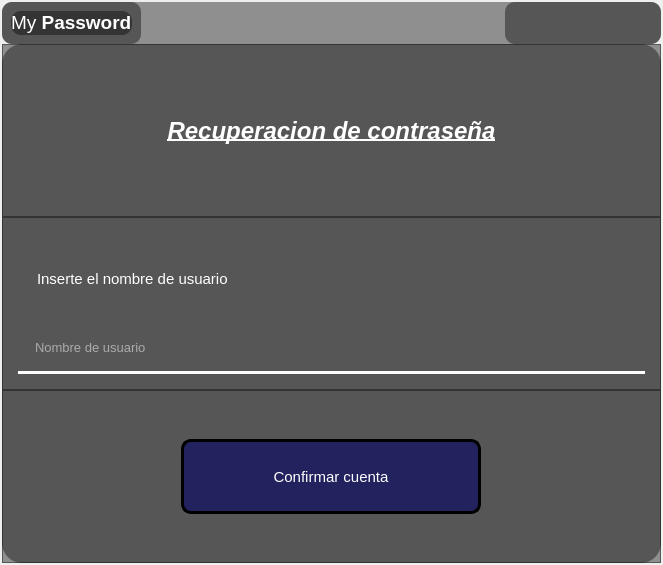
<?xml version="1.0" encoding="UTF-8"?>
<ui version="4.0">
 <class>MainWindow</class>
 <widget class="QMainWindow" name="MainWindow">
  <property name="geometry">
   <rect>
    <x>0</x>
    <y>0</y>
    <width>663</width>
    <height>565</height>
   </rect>
  </property>
  <property name="windowTitle">
   <string>MainWindow</string>
  </property>
  <property name="autoFillBackground">
   <bool>true</bool>
  </property>
  <property name="styleSheet">
   <string notr="true"/>
  </property>
  <widget class="QWidget" name="centralwidget">
   <property name="styleSheet">
    <string notr="true">QFrame{
	background: transparent;
}</string>
   </property>
   <layout class="QHBoxLayout" name="horizontalLayout">
    <property name="spacing">
     <number>0</number>
    </property>
    <property name="leftMargin">
     <number>0</number>
    </property>
    <property name="topMargin">
     <number>0</number>
    </property>
    <property name="rightMargin">
     <number>0</number>
    </property>
    <property name="bottomMargin">
     <number>0</number>
    </property>
    <item>
     <widget class="QFrame" name="frame">
      <property name="styleSheet">
       <string notr="true">*{
	
	background-image: url(:/pantalla/pantalla/purple_lemaire_channel-scenery_HD_Wallpaper_medium.jpg);
}

QLineEdit{
	background-image: none;
}

QStackedWidget{
	border-radius: 20px;
}
</string>
      </property>
      <property name="frameShape">
       <enum>QFrame::StyledPanel</enum>
      </property>
      <property name="frameShadow">
       <enum>QFrame::Raised</enum>
      </property>
      <layout class="QVBoxLayout" name="verticalLayout_3">
       <property name="spacing">
        <number>0</number>
       </property>
       <property name="leftMargin">
        <number>0</number>
       </property>
       <property name="topMargin">
        <number>0</number>
       </property>
       <property name="rightMargin">
        <number>0</number>
       </property>
       <property name="bottomMargin">
        <number>0</number>
       </property>
       <item>
        <widget class="QFrame" name="frame_4">
         <property name="styleSheet">
          <string notr="true">*{
	background: transparent;
}</string>
         </property>
         <property name="frameShape">
          <enum>QFrame::StyledPanel</enum>
         </property>
         <property name="frameShadow">
          <enum>QFrame::Raised</enum>
         </property>
         <layout class="QVBoxLayout" name="verticalLayout_4" stretch="0,0">
          <property name="spacing">
           <number>0</number>
          </property>
          <property name="leftMargin">
           <number>0</number>
          </property>
          <property name="topMargin">
           <number>0</number>
          </property>
          <property name="rightMargin">
           <number>0</number>
          </property>
          <property name="bottomMargin">
           <number>0</number>
          </property>
          <item>
           <widget class="QFrame" name="frame_12">
            <property name="styleSheet">
             <string notr="true">*{
	background: rgba(0, 0, 0, 0.4);
	border-radius: 10px;
}</string>
            </property>
            <property name="frameShape">
             <enum>QFrame::StyledPanel</enum>
            </property>
            <property name="frameShadow">
             <enum>QFrame::Raised</enum>
            </property>
            <layout class="QHBoxLayout" name="horizontalLayout_3">
             <property name="spacing">
              <number>0</number>
             </property>
             <property name="leftMargin">
              <number>0</number>
             </property>
             <property name="topMargin">
              <number>0</number>
             </property>
             <property name="rightMargin">
              <number>0</number>
             </property>
             <property name="bottomMargin">
              <number>0</number>
             </property>
             <item alignment="Qt::AlignLeft">
              <widget class="QFrame" name="frame_14">
               <property name="styleSheet">
                <string notr="true">QLabel{
	color: rgb(255, 255, 255);
}</string>
               </property>
               <property name="frameShape">
                <enum>QFrame::StyledPanel</enum>
               </property>
               <property name="frameShadow">
                <enum>QFrame::Raised</enum>
               </property>
               <layout class="QHBoxLayout" name="horizontalLayout_5">
                <item>
                 <widget class="QLabel" name="label_7">
                  <property name="font">
                   <font>
                    <family>Segoe UI</family>
                    <pointsize>14</pointsize>
                   </font>
                  </property>
                  <property name="text">
                   <string>&lt;html&gt;&lt;head/&gt;&lt;body&gt;&lt;p&gt;My &lt;span style=&quot; font-weight:600;&quot;&gt;Password&lt;/span&gt;&lt;/p&gt;&lt;/body&gt;&lt;/html&gt;</string>
                  </property>
                 </widget>
                </item>
               </layout>
              </widget>
             </item>
             <item alignment="Qt::AlignRight">
              <widget class="QFrame" name="frame_13">
               <property name="styleSheet">
                <string notr="true">QPushButton{
	border: none;
	padding: 5px;
	background-color: none;
}

QPushButton::hover{
	background-color: rgb(50, 50, 50);
}</string>
               </property>
               <property name="frameShape">
                <enum>QFrame::StyledPanel</enum>
               </property>
               <property name="frameShadow">
                <enum>QFrame::Raised</enum>
               </property>
               <layout class="QHBoxLayout" name="horizontalLayout_4">
                <item>
                 <widget class="QPushButton" name="minimizar">
                  <property name="text">
                   <string/>
                  </property>
                  <property name="icon">
                   <iconset resource="iconos.qrc">
                    <normaloff>:/blanco/iconos_blancos/minus-circle.svg</normaloff>:/blanco/iconos_blancos/minus-circle.svg</iconset>
                  </property>
                 </widget>
                </item>
                <item>
                 <widget class="QPushButton" name="maximizar">
                  <property name="text">
                   <string/>
                  </property>
                  <property name="icon">
                   <iconset resource="iconos.qrc">
                    <normaloff>:/blanco/iconos_blancos/maximize-2.svg</normaloff>:/blanco/iconos_blancos/maximize-2.svg</iconset>
                  </property>
                 </widget>
                </item>
                <item>
                 <widget class="QPushButton" name="cerrar">
                  <property name="text">
                   <string/>
                  </property>
                  <property name="icon">
                   <iconset resource="iconos.qrc">
                    <normaloff>:/blanco/iconos_blancos/x-circle.svg</normaloff>:/blanco/iconos_blancos/x-circle.svg</iconset>
                  </property>
                 </widget>
                </item>
               </layout>
              </widget>
             </item>
            </layout>
           </widget>
          </item>
          <item>
           <widget class="QStackedWidget" name="paginas">
            <property name="styleSheet">
             <string notr="true">QFrame{
	background: rgba(0, 0, 0, 0.4);
}</string>
            </property>
            <property name="currentIndex">
             <number>0</number>
            </property>
            <widget class="QWidget" name="pagina1">
             <property name="styleSheet">
              <string notr="true">*{
		padding: 15px;

}</string>
             </property>
             <layout class="QVBoxLayout" name="verticalLayout">
              <property name="spacing">
               <number>0</number>
              </property>
              <property name="leftMargin">
               <number>0</number>
              </property>
              <property name="topMargin">
               <number>0</number>
              </property>
              <property name="rightMargin">
               <number>0</number>
              </property>
              <property name="bottomMargin">
               <number>0</number>
              </property>
              <item>
               <widget class="QFrame" name="frame_2">
                <property name="styleSheet">
                 <string notr="true">QLabel{
	color: rgb(255, 255, 255);
	background-color: none;

}</string>
                </property>
                <property name="frameShape">
                 <enum>QFrame::StyledPanel</enum>
                </property>
                <property name="frameShadow">
                 <enum>QFrame::Raised</enum>
                </property>
                <layout class="QVBoxLayout" name="verticalLayout_5">
                 <item>
                  <widget class="QLabel" name="label">
                   <property name="font">
                    <font>
                     <pointsize>18</pointsize>
                     <weight>75</weight>
                     <italic>true</italic>
                     <bold>true</bold>
                     <underline>true</underline>
                    </font>
                   </property>
                   <property name="text">
                    <string>Recuperacion de contraseña</string>
                   </property>
                   <property name="alignment">
                    <set>Qt::AlignCenter</set>
                   </property>
                  </widget>
                 </item>
                </layout>
               </widget>
              </item>
              <item>
               <widget class="QFrame" name="frame_3">
                <property name="sizePolicy">
                 <sizepolicy hsizetype="Expanding" vsizetype="Preferred">
                  <horstretch>0</horstretch>
                  <verstretch>0</verstretch>
                 </sizepolicy>
                </property>
                <property name="styleSheet">
                 <string notr="true">QLabel{
	color: rgb(255, 255, 255);	
	background-color: none;
}

QLineEdit{
	color: rgb(255, 255, 255);
	border: none;
	border-bottom: 3px solid rgb(255, 255, 255);
	
}</string>
                </property>
                <property name="frameShape">
                 <enum>QFrame::StyledPanel</enum>
                </property>
                <property name="frameShadow">
                 <enum>QFrame::Raised</enum>
                </property>
                <layout class="QVBoxLayout" name="verticalLayout_6">
                 <property name="spacing">
                  <number>0</number>
                 </property>
                 <property name="leftMargin">
                  <number>0</number>
                 </property>
                 <property name="topMargin">
                  <number>0</number>
                 </property>
                 <property name="rightMargin">
                  <number>0</number>
                 </property>
                 <property name="bottomMargin">
                  <number>0</number>
                 </property>
                 <item>
                  <widget class="QLabel" name="label_3">
                   <property name="maximumSize">
                    <size>
                     <width>16777215</width>
                     <height>16777215</height>
                    </size>
                   </property>
                   <property name="font">
                    <font>
                     <pointsize>11</pointsize>
                    </font>
                   </property>
                   <property name="text">
                    <string>Inserte el nombre de usuario</string>
                   </property>
                   <property name="alignment">
                    <set>Qt::AlignLeading|Qt::AlignLeft|Qt::AlignVCenter</set>
                   </property>
                  </widget>
                 </item>
                 <item>
                  <widget class="QLineEdit" name="lineusuario">
                   <property name="minimumSize">
                    <size>
                     <width>250</width>
                     <height>0</height>
                    </size>
                   </property>
                   <property name="font">
                    <font>
                     <pointsize>10</pointsize>
                    </font>
                   </property>
                   <property name="inputMethodHints">
                    <set>Qt::ImhNone</set>
                   </property>
                   <property name="maxLength">
                    <number>30</number>
                   </property>
                   <property name="echoMode">
                    <enum>QLineEdit::Normal</enum>
                   </property>
                   <property name="placeholderText">
                    <string>Nombre de usuario</string>
                   </property>
                  </widget>
                 </item>
                </layout>
               </widget>
              </item>
              <item>
               <widget class="QFrame" name="frame_7">
                <property name="styleSheet">
                 <string notr="true">QPushButton{
	border: none;
	background-color: rgba(0, 0, 100, 0.6);
	border: 3px solid rgb(0, 0, 0);
	color: rgb(255, 255, 255);
	border-radius: 10px;
}</string>
                </property>
                <property name="frameShape">
                 <enum>QFrame::StyledPanel</enum>
                </property>
                <property name="frameShadow">
                 <enum>QFrame::Raised</enum>
                </property>
                <layout class="QVBoxLayout" name="verticalLayout_2">
                 <item alignment="Qt::AlignHCenter">
                  <widget class="QPushButton" name="btnrecuperar">
                   <property name="minimumSize">
                    <size>
                     <width>300</width>
                     <height>75</height>
                    </size>
                   </property>
                   <property name="maximumSize">
                    <size>
                     <width>300</width>
                     <height>16777215</height>
                    </size>
                   </property>
                   <property name="sizeIncrement">
                    <size>
                     <width>0</width>
                     <height>0</height>
                    </size>
                   </property>
                   <property name="font">
                    <font>
                     <pointsize>11</pointsize>
                    </font>
                   </property>
                   <property name="text">
                    <string>Confirmar cuenta</string>
                   </property>
                  </widget>
                 </item>
                </layout>
               </widget>
              </item>
             </layout>
            </widget>
            <widget class="QWidget" name="pagina2">
             <property name="styleSheet">
              <string notr="true">QPushButton{
	border: none;
	background-color: rgba(0, 0, 100, 0.6);
	border: 3px solid rgb(0, 0, 0);
	color: rgb(255, 255, 255);
	border-radius: 10px;
}</string>
             </property>
             <layout class="QVBoxLayout" name="verticalLayout_9" stretch="0,0,0">
              <property name="spacing">
               <number>0</number>
              </property>
              <property name="leftMargin">
               <number>0</number>
              </property>
              <property name="topMargin">
               <number>0</number>
              </property>
              <property name="rightMargin">
               <number>0</number>
              </property>
              <property name="bottomMargin">
               <number>0</number>
              </property>
              <item>
               <widget class="QFrame" name="frame_6">
                <property name="styleSheet">
                 <string notr="true">QLabel{
	color: rgb(255, 255, 255);
	background-color: none;
}</string>
                </property>
                <property name="frameShape">
                 <enum>QFrame::StyledPanel</enum>
                </property>
                <property name="frameShadow">
                 <enum>QFrame::Raised</enum>
                </property>
                <layout class="QVBoxLayout" name="verticalLayout_7">
                 <property name="spacing">
                  <number>0</number>
                 </property>
                 <property name="leftMargin">
                  <number>0</number>
                 </property>
                 <property name="topMargin">
                  <number>0</number>
                 </property>
                 <property name="rightMargin">
                  <number>0</number>
                 </property>
                 <property name="bottomMargin">
                  <number>0</number>
                 </property>
                 <item>
                  <widget class="QLabel" name="label_9">
                   <property name="font">
                    <font>
                     <family>Segoe UI</family>
                     <pointsize>24</pointsize>
                     <weight>75</weight>
                     <italic>true</italic>
                     <bold>true</bold>
                     <underline>true</underline>
                     <strikeout>false</strikeout>
                    </font>
                   </property>
                   <property name="autoFillBackground">
                    <bool>false</bool>
                   </property>
                   <property name="text">
                    <string>Reset Password</string>
                   </property>
                   <property name="alignment">
                    <set>Qt::AlignCenter</set>
                   </property>
                  </widget>
                 </item>
                 <item>
                  <widget class="QLabel" name="label_10">
                   <property name="font">
                    <font>
                     <pointsize>10</pointsize>
                    </font>
                   </property>
                   <property name="text">
                    <string>Inserte los digitos que hemos enviado a su correo</string>
                   </property>
                   <property name="textFormat">
                    <enum>Qt::AutoText</enum>
                   </property>
                   <property name="alignment">
                    <set>Qt::AlignCenter</set>
                   </property>
                  </widget>
                 </item>
                </layout>
               </widget>
              </item>
              <item>
               <widget class="QFrame" name="frame_5">
                <property name="styleSheet">
                 <string notr="true">QLineEdit{
	font-family: Arial, sans-serif;
    font-size: 40px;
	color: rgb(255, 255, 255);
	border: none;
	border: 3px solid rgb(255, 255, 255);
	border-radius:5px;
	margin: 5px;
	width: 100px;
	height: 100px;
}

</string>
                </property>
                <property name="frameShape">
                 <enum>QFrame::StyledPanel</enum>
                </property>
                <property name="frameShadow">
                 <enum>QFrame::Raised</enum>
                </property>
                <layout class="QHBoxLayout" name="horizontalLayout_2">
                 <item>
                  <widget class="QLineEdit" name="digito1">
                   <property name="maximumSize">
                    <size>
                     <width>100</width>
                     <height>16777215</height>
                    </size>
                   </property>
                   <property name="inputMethodHints">
                    <set>Qt::ImhDigitsOnly</set>
                   </property>
                   <property name="inputMask">
                    <string/>
                   </property>
                   <property name="maxLength">
                    <number>1</number>
                   </property>
                   <property name="alignment">
                    <set>Qt::AlignCenter</set>
                   </property>
                  </widget>
                 </item>
                 <item>
                  <widget class="QLineEdit" name="digito2">
                   <property name="maximumSize">
                    <size>
                     <width>100</width>
                     <height>16777215</height>
                    </size>
                   </property>
                   <property name="inputMethodHints">
                    <set>Qt::ImhDigitsOnly</set>
                   </property>
                   <property name="inputMask">
                    <string/>
                   </property>
                   <property name="maxLength">
                    <number>1</number>
                   </property>
                   <property name="alignment">
                    <set>Qt::AlignCenter</set>
                   </property>
                  </widget>
                 </item>
                 <item>
                  <widget class="QLineEdit" name="digito3">
                   <property name="maximumSize">
                    <size>
                     <width>100</width>
                     <height>16777215</height>
                    </size>
                   </property>
                   <property name="inputMethodHints">
                    <set>Qt::ImhDigitsOnly</set>
                   </property>
                   <property name="inputMask">
                    <string/>
                   </property>
                   <property name="maxLength">
                    <number>1</number>
                   </property>
                   <property name="alignment">
                    <set>Qt::AlignCenter</set>
                   </property>
                  </widget>
                 </item>
                 <item>
                  <widget class="QLineEdit" name="digito4">
                   <property name="maximumSize">
                    <size>
                     <width>100</width>
                     <height>16777215</height>
                    </size>
                   </property>
                   <property name="inputMethodHints">
                    <set>Qt::ImhDigitsOnly</set>
                   </property>
                   <property name="inputMask">
                    <string/>
                   </property>
                   <property name="maxLength">
                    <number>1</number>
                   </property>
                   <property name="alignment">
                    <set>Qt::AlignCenter</set>
                   </property>
                  </widget>
                 </item>
                 <item>
                  <widget class="QLineEdit" name="digito5">
                   <property name="maximumSize">
                    <size>
                     <width>100</width>
                     <height>16777215</height>
                    </size>
                   </property>
                   <property name="inputMethodHints">
                    <set>Qt::ImhDigitsOnly</set>
                   </property>
                   <property name="inputMask">
                    <string/>
                   </property>
                   <property name="maxLength">
                    <number>1</number>
                   </property>
                   <property name="alignment">
                    <set>Qt::AlignCenter</set>
                   </property>
                  </widget>
                 </item>
                 <item>
                  <widget class="QLineEdit" name="digito6">
                   <property name="maximumSize">
                    <size>
                     <width>100</width>
                     <height>16777215</height>
                    </size>
                   </property>
                   <property name="inputMethodHints">
                    <set>Qt::ImhDigitsOnly</set>
                   </property>
                   <property name="inputMask">
                    <string/>
                   </property>
                   <property name="maxLength">
                    <number>1</number>
                   </property>
                   <property name="alignment">
                    <set>Qt::AlignCenter</set>
                   </property>
                  </widget>
                 </item>
                </layout>
               </widget>
              </item>
              <item>
               <widget class="QFrame" name="frame_8">
                <property name="frameShape">
                 <enum>QFrame::StyledPanel</enum>
                </property>
                <property name="frameShadow">
                 <enum>QFrame::Raised</enum>
                </property>
                <layout class="QVBoxLayout" name="verticalLayout_8">
                 <item alignment="Qt::AlignHCenter">
                  <widget class="QPushButton" name="btnrestablecer">
                   <property name="minimumSize">
                    <size>
                     <width>199</width>
                     <height>100</height>
                    </size>
                   </property>
                   <property name="maximumSize">
                    <size>
                     <width>200</width>
                     <height>100</height>
                    </size>
                   </property>
                   <property name="font">
                    <font>
                     <pointsize>10</pointsize>
                    </font>
                   </property>
                   <property name="text">
                    <string>Restablecer Contraseña</string>
                   </property>
                  </widget>
                 </item>
                </layout>
               </widget>
              </item>
             </layout>
            </widget>
            <widget class="QWidget" name="pagina3">
             <property name="styleSheet">
              <string notr="true">*{
		padding: 15px;
}

QPushButton{
	border: none;
	background-color: rgba(0, 0, 100, 0.6);
	border: 3px solid rgb(0, 0, 0);
	color: rgb(255, 255, 255);
	border-radius: 10px;
}</string>
             </property>
             <layout class="QVBoxLayout" name="verticalLayout_10">
              <property name="spacing">
               <number>0</number>
              </property>
              <property name="leftMargin">
               <number>0</number>
              </property>
              <property name="topMargin">
               <number>0</number>
              </property>
              <property name="rightMargin">
               <number>0</number>
              </property>
              <property name="bottomMargin">
               <number>0</number>
              </property>
              <item>
               <widget class="QFrame" name="frame_9">
                <property name="styleSheet">
                 <string notr="true">QLabel{
	color: white;
	background-color: none;

}</string>
                </property>
                <property name="frameShape">
                 <enum>QFrame::StyledPanel</enum>
                </property>
                <property name="frameShadow">
                 <enum>QFrame::Raised</enum>
                </property>
                <layout class="QVBoxLayout" name="verticalLayout_13">
                 <property name="spacing">
                  <number>0</number>
                 </property>
                 <property name="leftMargin">
                  <number>0</number>
                 </property>
                 <property name="topMargin">
                  <number>0</number>
                 </property>
                 <property name="rightMargin">
                  <number>0</number>
                 </property>
                 <property name="bottomMargin">
                  <number>0</number>
                 </property>
                 <item alignment="Qt::AlignHCenter">
                  <widget class="QLabel" name="label_2">
                   <property name="font">
                    <font>
                     <pointsize>15</pointsize>
                    </font>
                   </property>
                   <property name="text">
                    <string>Restablecimiento de contraseña</string>
                   </property>
                  </widget>
                 </item>
                 <item>
                  <widget class="QLabel" name="label_4">
                   <property name="font">
                    <font>
                     <pointsize>10</pointsize>
                    </font>
                   </property>
                   <property name="text">
                    <string>Ingrese los datos para restablecer su contraseña</string>
                   </property>
                  </widget>
                 </item>
                </layout>
               </widget>
              </item>
              <item>
               <widget class="QFrame" name="frame_11">
                <property name="styleSheet">
                 <string notr="true">
QLabel{
	color: white;
	background-color: none;
	
}

QLineEdit{
	border: none;
	border:10px;
	border-radius: 5px;
	color: white;
	border-bottom: 3px solid rgb(255, 255, 255);
}
</string>
                </property>
                <property name="frameShape">
                 <enum>QFrame::StyledPanel</enum>
                </property>
                <property name="frameShadow">
                 <enum>QFrame::Raised</enum>
                </property>
                <layout class="QVBoxLayout" name="verticalLayout_12">
                 <property name="spacing">
                  <number>0</number>
                 </property>
                 <property name="leftMargin">
                  <number>0</number>
                 </property>
                 <property name="topMargin">
                  <number>0</number>
                 </property>
                 <property name="rightMargin">
                  <number>0</number>
                 </property>
                 <property name="bottomMargin">
                  <number>0</number>
                 </property>
                 <item>
                  <widget class="QLabel" name="label_6">
                   <property name="font">
                    <font>
                     <pointsize>10</pointsize>
                    </font>
                   </property>
                   <property name="text">
                    <string>Inserte la nueva contraseña</string>
                   </property>
                  </widget>
                 </item>
                 <item>
                  <widget class="QLineEdit" name="nuevaclave1">
                   <property name="echoMode">
                    <enum>QLineEdit::Password</enum>
                   </property>
                   <property name="placeholderText">
                    <string>Nuevo Contraseña</string>
                   </property>
                   <property name="clearButtonEnabled">
                    <bool>true</bool>
                   </property>
                  </widget>
                 </item>
                 <item>
                  <widget class="QLabel" name="label_5">
                   <property name="font">
                    <font>
                     <pointsize>9</pointsize>
                    </font>
                   </property>
                   <property name="text">
                    <string>Confirma la contraseña</string>
                   </property>
                  </widget>
                 </item>
                 <item>
                  <widget class="QLineEdit" name="nuevaclave2">
                   <property name="font">
                    <font>
                     <pointsize>8</pointsize>
                    </font>
                   </property>
                   <property name="echoMode">
                    <enum>QLineEdit::Password</enum>
                   </property>
                   <property name="placeholderText">
                    <string>Confirmar contraseña</string>
                   </property>
                   <property name="clearButtonEnabled">
                    <bool>true</bool>
                   </property>
                  </widget>
                 </item>
                </layout>
               </widget>
              </item>
              <item>
               <widget class="QFrame" name="frame_10">
                <property name="frameShape">
                 <enum>QFrame::StyledPanel</enum>
                </property>
                <property name="frameShadow">
                 <enum>QFrame::Raised</enum>
                </property>
                <layout class="QVBoxLayout" name="verticalLayout_11">
                 <property name="spacing">
                  <number>0</number>
                 </property>
                 <property name="leftMargin">
                  <number>0</number>
                 </property>
                 <property name="topMargin">
                  <number>0</number>
                 </property>
                 <property name="rightMargin">
                  <number>0</number>
                 </property>
                 <property name="bottomMargin">
                  <number>0</number>
                 </property>
                 <item alignment="Qt::AlignHCenter">
                  <widget class="QPushButton" name="btnfinalizar">
                   <property name="minimumSize">
                    <size>
                     <width>300</width>
                     <height>100</height>
                    </size>
                   </property>
                   <property name="maximumSize">
                    <size>
                     <width>300</width>
                     <height>100</height>
                    </size>
                   </property>
                   <property name="font">
                    <font>
                     <pointsize>11</pointsize>
                    </font>
                   </property>
                   <property name="text">
                    <string>Finalizar proceso</string>
                   </property>
                  </widget>
                 </item>
                </layout>
               </widget>
              </item>
             </layout>
            </widget>
           </widget>
          </item>
         </layout>
        </widget>
       </item>
      </layout>
     </widget>
    </item>
   </layout>
  </widget>
 </widget>
 <resources>
  <include location="iconos.qrc"/>
 </resources>
 <connections>
  <connection>
   <sender>lineusuario</sender>
   <signal>returnPressed()</signal>
   <receiver>lineusuario</receiver>
   <slot>setFocus()</slot>
   <hints>
    <hint type="sourcelabel">
     <x>257</x>
     <y>332</y>
    </hint>
    <hint type="destinationlabel">
     <x>312</x>
     <y>346</y>
    </hint>
   </hints>
  </connection>
  <connection>
   <sender>digito1</sender>
   <signal>textChanged(QString)</signal>
   <receiver>digito2</receiver>
   <slot>setFocus()</slot>
   <hints>
    <hint type="sourcelabel">
     <x>88</x>
     <y>292</y>
    </hint>
    <hint type="destinationlabel">
     <x>161</x>
     <y>285</y>
    </hint>
   </hints>
  </connection>
  <connection>
   <sender>digito2</sender>
   <signal>textChanged(QString)</signal>
   <receiver>digito3</receiver>
   <slot>setFocus()</slot>
   <hints>
    <hint type="sourcelabel">
     <x>172</x>
     <y>283</y>
    </hint>
    <hint type="destinationlabel">
     <x>252</x>
     <y>282</y>
    </hint>
   </hints>
  </connection>
  <connection>
   <sender>digito3</sender>
   <signal>textChanged(QString)</signal>
   <receiver>digito4</receiver>
   <slot>setFocus()</slot>
   <hints>
    <hint type="sourcelabel">
     <x>280</x>
     <y>294</y>
    </hint>
    <hint type="destinationlabel">
     <x>377</x>
     <y>287</y>
    </hint>
   </hints>
  </connection>
  <connection>
   <sender>digito4</sender>
   <signal>textChanged(QString)</signal>
   <receiver>digito5</receiver>
   <slot>setFocus()</slot>
   <hints>
    <hint type="sourcelabel">
     <x>427</x>
     <y>304</y>
    </hint>
    <hint type="destinationlabel">
     <x>466</x>
     <y>298</y>
    </hint>
   </hints>
  </connection>
  <connection>
   <sender>digito5</sender>
   <signal>textChanged(QString)</signal>
   <receiver>digito6</receiver>
   <slot>setFocus()</slot>
   <hints>
    <hint type="sourcelabel">
     <x>519</x>
     <y>289</y>
    </hint>
    <hint type="destinationlabel">
     <x>586</x>
     <y>279</y>
    </hint>
   </hints>
  </connection>
  <connection>
   <sender>nuevaclave1</sender>
   <signal>returnPressed()</signal>
   <receiver>nuevaclave2</receiver>
   <slot>setFocus()</slot>
   <hints>
    <hint type="sourcelabel">
     <x>193</x>
     <y>266</y>
    </hint>
    <hint type="destinationlabel">
     <x>197</x>
     <y>350</y>
    </hint>
   </hints>
  </connection>
  <connection>
   <sender>nuevaclave2</sender>
   <signal>returnPressed()</signal>
   <receiver>btnfinalizar</receiver>
   <slot>setFocus()</slot>
   <hints>
    <hint type="sourcelabel">
     <x>284</x>
     <y>362</y>
    </hint>
    <hint type="destinationlabel">
     <x>306</x>
     <y>433</y>
    </hint>
   </hints>
  </connection>
 </connections>
</ui>
